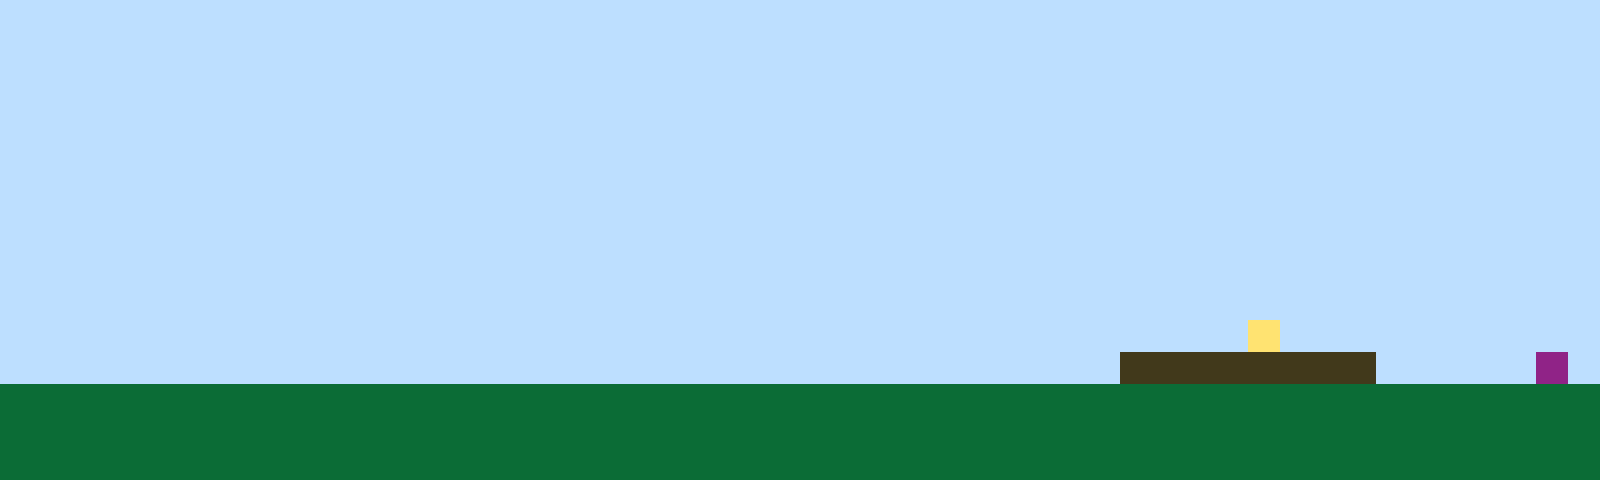

This game map was drawn from its Tiled (.tmx) file and the tilesets committed beside it. A one-line description and the full map source follow:
An orthogonal 50x15 tile map with 32x32 px tiles, 1 tile layer (Tile Layer 1).

<map version="1.10" tiledversion="1.11.2" orientation="orthogonal" renderorder="right-up" width="50" height="15" tilewidth="32" tileheight="32" infinite="0" nextlayerid="2" nextobjectid="1"><editorsettings><export target="map1.csv" format="csv" /></editorsettings><tileset firstgid="1" name="sprites" tilewidth="32" tileheight="32" tilecount="6" columns="3"><image source="sprites.png" width="96" height="64" /></tileset><layer id="1" name="Tile Layer 1" width="50" height="15"><data encoding="csv">1,1,1,1,1,1,1,1,1,1,1,1,1,1,1,1,1,1,1,1,1,1,1,1,1,1,1,1,1,1,1,1,1,1,1,1,1,1,1,1,1,1,1,1,1,1,1,1,1,1,1,1,1,1,1,1,1,1,1,1,1,1,1,1,1,1,1,1,1,1,1,1,1,1,1,1,1,1,1,1,1,1,1,1,1,1,1,1,1,1,1,1,1,1,1,1,1,1,1,1,1,1,1,1,1,1,1,1,1,1,1,1,1,1,1,1,1,1,1,1,1,1,1,1,1,1,1,1,1,1,1,1,1,1,1,1,1,1,1,1,1,1,1,1,1,1,1,1,1,1,1,1,1,1,1,1,1,1,1,1,1,1,1,1,1,1,1,1,1,1,1,1,1,1,1,1,1,1,1,1,1,1,1,1,1,1,1,1,1,1,1,1,1,1,1,1,1,1,1,1,1,1,1,1,1,1,1,1,1,1,1,1,1,1,1,1,1,1,1,1,1,1,1,1,1,1,1,1,1,1,1,1,1,1,1,1,1,1,1,1,1,1,1,1,1,1,1,1,1,1,1,1,1,1,1,1,1,1,1,1,1,1,1,1,1,1,1,1,1,1,1,1,1,1,1,1,1,1,1,1,1,1,1,1,1,1,1,1,1,1,1,1,1,1,1,1,1,1,1,1,1,1,1,1,1,1,1,1,1,1,1,1,1,1,1,1,1,1,1,1,1,1,1,1,1,1,1,1,1,1,1,1,1,1,1,1,1,1,1,1,1,1,1,1,1,1,1,1,1,1,1,1,1,1,1,1,1,1,1,1,1,1,1,1,1,1,1,1,1,1,1,1,1,1,1,1,1,1,1,1,1,1,1,1,1,1,1,1,1,1,1,1,1,1,1,1,1,1,1,1,1,1,1,1,1,1,1,1,1,1,1,1,1,1,1,1,1,1,1,1,1,1,1,1,1,1,1,1,1,1,1,1,1,1,1,1,1,1,1,1,1,1,1,1,1,1,1,1,1,1,1,1,1,1,1,1,1,1,1,1,1,1,1,1,1,1,1,1,1,1,1,1,1,1,1,1,1,1,1,1,1,1,1,1,1,1,1,1,1,1,1,1,1,1,1,1,1,1,1,1,1,1,1,1,1,1,1,1,1,1,1,1,1,1,1,1,1,1,1,1,1,1,1,1,1,1,1,1,1,1,1,1,1,1,1,1,1,1,1,4,1,1,1,1,1,1,1,1,1,1,1,1,1,1,1,1,1,1,1,1,1,1,1,1,1,1,1,1,1,1,1,1,1,1,1,1,1,1,1,1,1,1,1,1,1,3,3,3,3,3,3,3,3,1,1,1,1,1,6,1,2,2,2,2,2,2,2,2,2,2,2,2,2,2,2,2,2,2,2,2,2,2,2,2,2,2,2,2,2,2,2,2,2,2,2,2,2,2,2,2,2,2,2,2,2,2,2,2,2,2,2,2,2,2,2,2,2,2,2,2,2,2,2,2,2,2,2,2,2,2,2,2,2,2,2,2,2,2,2,2,2,2,2,2,2,2,2,2,2,2,2,2,2,2,2,2,2,2,2,2,2,2,2,2,2,2,2,2,2,2,2,2,2,2,2,2,2,2,2,2,2,2,2,2,2,2,2,2,2,2,2,2,2,2,2,2,2,2,2,2,2,2,2,2,2,2,2,2,2,2</data></layer></map>
